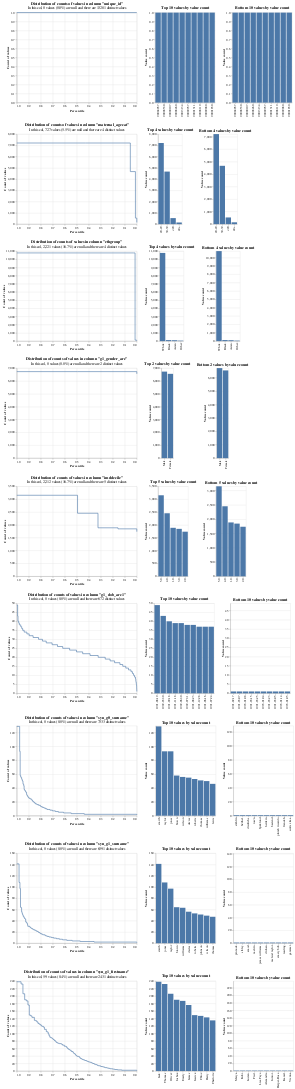

Here is the notebook cell this chart was saved with:
### Code cell
from splink.duckdb.linker import DuckDBLinker
linker = DuckDBLinker(df)
linker.profile_columns()
